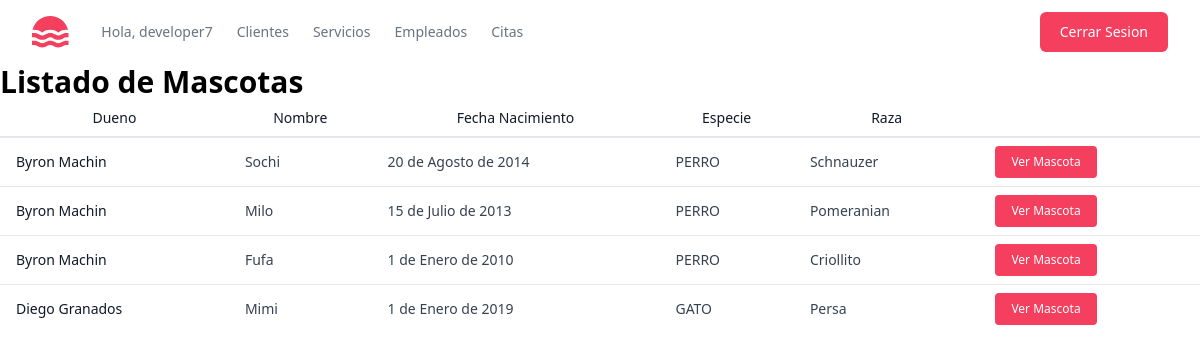
Page /mascotas/listado-mascotas/ (signed in) on the committed database.
### mascotas/models.py (models this page shows, shortened)
class Mascota(models.Model):
    ESPECIE_CHOICES = [
        ("PERRO", "Perro"),
        ("GATO", "Gato"),
    ]
    cliente = models.ForeignKey(
        Cliente, on_delete=models.CASCADE, related_name="mascotas"
    )
    nombre = models.CharField(max_length=50)
    edad = models.IntegerField()
    fecha_nacimiento = models.DateField()
    especie = models.CharField(max_length=15, choices=ESPECIE_CHOICES)
    raza = models.CharField(max_length=50)
    notas = models.TextField(blank=True, null=True)
    class Meta:
        db_table = "mascotas"
        verbose_name = "Mascota"
        verbose_name_plural = "Mascotas"

### clientes/models.py (models this page shows, shortened)
class Cliente(models.Model):
    nombre = models.CharField(max_length=50)
    apellido = models.CharField(max_length=50)
    dni = models.CharField(max_length=8, unique=True)
    telefono = models.CharField(max_length=10)
    email = models.EmailField(max_length=50)
    fecha_registro = models.DateField(auto_now_add=True)
    class Meta:
        db_table = "clientes"
        verbose_name = "Cliente"
        verbose_name_plural = "Clientes"
        ordering = ["nombre", "apellido"]

### mascotas/views.py (the view)
# urls.py: path("listado-mascotas/", MascotaView.as_view(), name="listado_mascotas"),
class MascotaView(ListView):
    model = Mascota
    template_name = "mascotas/listado_mascotas.html"
    context_object_name = "mascotas"

### mascotas/templates/mascotas/listado_mascotas.html
{% extends "base.html" %} {% block content %}
<h1 class="text-3xl font-bold">Listado de Mascotas</h1>
<div class="overflow-x-auto">
  <table class="min-w-full divide-y-2 divide-gray-200 bg-white text-sm">
    <thead class="ltr:text-left rtl:text-right">
      <tr>
        <th class="whitespace-nowrap px-4 py-2 font-medium text-gray-900">
          Dueno
        </th>
        <th class="whitespace-nowrap px-4 py-2 font-medium text-gray-900">
          Nombre
        </th>
        <th class="whitespace-nowrap px-4 py-2 font-medium text-gray-900">
          Fecha Nacimiento
        </th>
        <th class="whitespace-nowrap px-4 py-2 font-medium text-gray-900">
          Especie
        </th>
        <th class="whitespace-nowrap px-4 py-2 font-medium text-gray-900">
          Raza
        </th>
        <th class="px-4 py-2"></th>
      </tr>
    </thead>
    <tbody class="divide-y divide-gray-200">
      {% for mascota in mascotas %}
      <tr>
        <td class="whitespace-nowrap px-4 py-2 font-medium text-gray-900">
          {{ mascota.cliente.nombre }} {{ mascota.cliente.apellido }}
        </td>
        <td class="whitespace-nowrap px-4 py-2 text-gray-700">
          {{ mascota.nombre }}
        </td>
        <td class="whitespace-nowrap px-4 py-2 text-gray-700">
          {{ mascota.fecha_nacimiento }}
        </td>
        <td class="whitespace-nowrap px-4 py-2 text-gray-700">
          {{ mascota.especie }}
        </td>
        <td class="whitespace-nowrap px-4 py-2 text-gray-700">
          {{ mascota.raza }}
        </td>
        <td class="whitespace-nowrap px-4 py-2">
          <a
            href="{% url 'detalle_mascota' mascota.id %}"
            method="GET"
            class="inline-block rounded bg-rose-500 px-4 py-2 text-xs font-medium text-white hover:bg-rose-700"
          >
            Ver Mascota
          </a>
        </td>
      </tr>
      {% endfor %}
    </tbody>
  </table>
</div>
{% endblock %}

### templates/base.html (shortened to what this page needs)
<!DOCTYPE html>
<html lang="es">
  <head>
    <script src="https://cdn.tailwindcss.com"></script>
  </head>
  <header class="bg-white">
    <div
      class="mx-auto flex h-16 max-w-screen-xl items-center gap-8 px-4 sm:px-6 lg:px-8"
    >
      <a class="block text-rose-500" href="#">
      </a>
      <div class="flex flex-1 items-center justify-end md:justify-between">
        <nav aria-label="Global" class="hidden md:block">
          <ul class="flex items-center gap-6 text-sm">
            <li>
              <span
                class="text-gray-500 transition hover:text-gray-500/75"
                href="{% url 'listado_clientes' %}"
              >
                Hola, {{ user.username }}
              </span>
            </li>
            <li>
              <a
                class="text-gray-500 transition hover:text-gray-500/75"
                href="{% url 'listado_clientes' %}"
              >
                Clientes
              </a>
            </li>
            <li>
              <a
                class="text-gray-500 transition hover:text-gray-500/75"
                href="{% url 'listado_servicios' %}"
              >
                Servicios
              </a>
            </li>
            <li>
              <a
                class="text-gray-500 transition hover:text-gray-500/75"
                href="{% url 'lista_empleados' %}"
              >
                Empleados
              </a>
            </li>
            <li>
              <a
                class="text-gray-500 transition hover:text-gray-500/75"
                href="{% url 'listado_citas' %}"
              >
                Citas
              </a>
            </li>
          </ul>
        </nav>
        <div class="flex items-center gap-4">
          <div class="sm:flex sm:gap-4">
            {% if not user.is_authenticated %}
            <a
              class="block rounded-md bg-rose-500 px-5 py-2.5 text-sm font-medium text-white transition hover:bg-rose-600"
              href="{% url 'login' %}"
            >
              Inciar Sesion
            </a>
            <a
              class="hidden rounded-md bg-gray-100 px-5 py-2.5 text-sm font-medium text-rose-500 transition hover:text-teal-600/75 sm:block"
              href="#"
            >
              Registrar
            </a>
          </div>
          {% else %}
          <form method="post" action="{% url 'logout' %}">
            <button
              class="block rounded-md bg-rose-500 px-5 py-2.5 text-sm font-medium text-white transition hover:bg-rose-600"
              type="submit"
            >
              Cerrar Sesion
            </button>
          </form>
          {% endif %}
        </div>
      </div>
    </div>
  </header>
  <body>
    {% if user.is_authenticated %} {% block content %} {% endblock %} {% else %}
    <h1>Para poder ver este contenido debes iniciar sesion</h1>
    {% endif %}
  </body>
</html>

### rows in the picture
Mascota: cliente.nombre "Byron", cliente.apellido "Machin", nombre "Sochi", fecha_nacimiento "20 de Agosto de 2014", especie "PERRO", raza "Schnauzer"
Mascota: cliente.nombre "Byron", cliente.apellido "Machin", nombre "Milo", fecha_nacimiento "15 de Julio de 2013", especie "PERRO", raza "Pomeranian"
Mascota: cliente.nombre "Byron", cliente.apellido "Machin", nombre "Fufa", fecha_nacimiento "1 de Enero de 2010", especie "PERRO", raza "Criollito"
Mascota: cliente.nombre "Diego", cliente.apellido "Granados", nombre "Mimi", fecha_nacimiento "1 de Enero de 2019", especie "GATO", raza "Persa"

### other values in the picture
{{ user.username }} "developer7"
